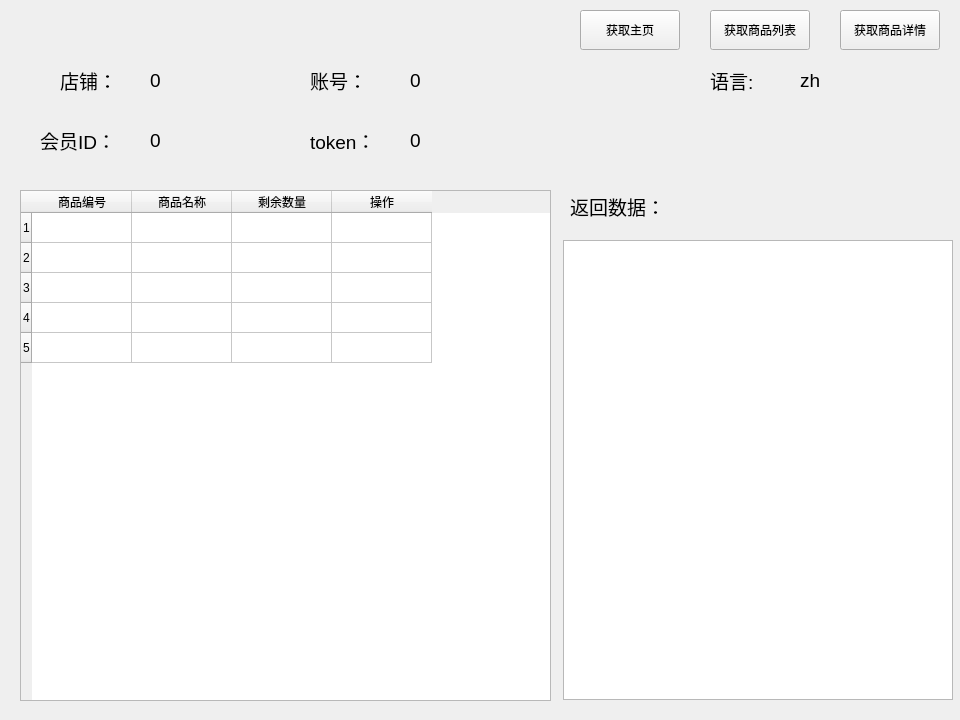
<?xml version="1.0" encoding="UTF-8"?>
<ui version="4.0">
 <class>Form</class>
 <widget class="QWidget" name="Form">
  <property name="geometry">
   <rect>
    <x>0</x>
    <y>0</y>
    <width>960</width>
    <height>720</height>
   </rect>
  </property>
  <property name="windowTitle">
   <string>Form</string>
  </property>
  <widget class="QLabel" name="lb_store">
   <property name="geometry">
    <rect>
     <x>60</x>
     <y>60</y>
     <width>70</width>
     <height>40</height>
    </rect>
   </property>
   <property name="font">
    <font>
     <pointsize>14</pointsize>
    </font>
   </property>
   <property name="text">
    <string>店铺：</string>
   </property>
  </widget>
  <widget class="QLabel" name="lb_showStoreID">
   <property name="geometry">
    <rect>
     <x>150</x>
     <y>60</y>
     <width>70</width>
     <height>40</height>
    </rect>
   </property>
   <property name="font">
    <font>
     <family>Arial</family>
     <pointsize>14</pointsize>
    </font>
   </property>
   <property name="text">
    <string>0</string>
   </property>
  </widget>
  <widget class="QLabel" name="lb_memberID">
   <property name="geometry">
    <rect>
     <x>40</x>
     <y>120</y>
     <width>91</width>
     <height>40</height>
    </rect>
   </property>
   <property name="font">
    <font>
     <family>Arial</family>
     <pointsize>14</pointsize>
    </font>
   </property>
   <property name="text">
    <string>会员ID：</string>
   </property>
  </widget>
  <widget class="QLabel" name="lb_showMemID">
   <property name="geometry">
    <rect>
     <x>150</x>
     <y>120</y>
     <width>141</width>
     <height>40</height>
    </rect>
   </property>
   <property name="font">
    <font>
     <family>Arial</family>
     <pointsize>14</pointsize>
    </font>
   </property>
   <property name="text">
    <string>0</string>
   </property>
  </widget>
  <widget class="QLabel" name="lb_phone">
   <property name="geometry">
    <rect>
     <x>310</x>
     <y>60</y>
     <width>70</width>
     <height>40</height>
    </rect>
   </property>
   <property name="font">
    <font>
     <family>Arial</family>
     <pointsize>14</pointsize>
    </font>
   </property>
   <property name="text">
    <string>账号：</string>
   </property>
  </widget>
  <widget class="QLabel" name="lb_token">
   <property name="geometry">
    <rect>
     <x>310</x>
     <y>120</y>
     <width>80</width>
     <height>40</height>
    </rect>
   </property>
   <property name="font">
    <font>
     <family>Arial</family>
     <pointsize>14</pointsize>
    </font>
   </property>
   <property name="text">
    <string>token：</string>
   </property>
  </widget>
  <widget class="QLabel" name="lb_showPhone">
   <property name="geometry">
    <rect>
     <x>410</x>
     <y>60</y>
     <width>200</width>
     <height>40</height>
    </rect>
   </property>
   <property name="font">
    <font>
     <family>Arial</family>
     <pointsize>14</pointsize>
    </font>
   </property>
   <property name="text">
    <string>0</string>
   </property>
  </widget>
  <widget class="QLabel" name="lb_showToken">
   <property name="geometry">
    <rect>
     <x>410</x>
     <y>120</y>
     <width>471</width>
     <height>40</height>
    </rect>
   </property>
   <property name="font">
    <font>
     <family>Arial</family>
     <pointsize>14</pointsize>
    </font>
   </property>
   <property name="text">
    <string>0</string>
   </property>
  </widget>
  <widget class="QLabel" name="lb_language">
   <property name="geometry">
    <rect>
     <x>710</x>
     <y>60</y>
     <width>70</width>
     <height>40</height>
    </rect>
   </property>
   <property name="font">
    <font>
     <family>Arial</family>
     <pointsize>14</pointsize>
    </font>
   </property>
   <property name="text">
    <string>语言:</string>
   </property>
  </widget>
  <widget class="QLabel" name="lb_showLanguage">
   <property name="geometry">
    <rect>
     <x>800</x>
     <y>60</y>
     <width>70</width>
     <height>40</height>
    </rect>
   </property>
   <property name="font">
    <font>
     <family>Arial</family>
     <pointsize>14</pointsize>
    </font>
   </property>
   <property name="text">
    <string>zh</string>
   </property>
  </widget>
  <widget class="QTableWidget" name="tW_showGoodsInfo">
   <property name="geometry">
    <rect>
     <x>20</x>
     <y>190</y>
     <width>531</width>
     <height>511</height>
    </rect>
   </property>
   <row>
    <property name="text">
     <string>1</string>
    </property>
   </row>
   <row>
    <property name="text">
     <string>2</string>
    </property>
   </row>
   <row>
    <property name="text">
     <string>3</string>
    </property>
   </row>
   <row>
    <property name="text">
     <string>4</string>
    </property>
   </row>
   <row>
    <property name="text">
     <string>5</string>
    </property>
   </row>
   <column>
    <property name="text">
     <string>商品编号</string>
    </property>
   </column>
   <column>
    <property name="text">
     <string>商品名称</string>
    </property>
   </column>
   <column>
    <property name="text">
     <string>剩余数量</string>
    </property>
   </column>
   <column>
    <property name="text">
     <string>操作</string>
    </property>
   </column>
  </widget>
  <widget class="QTextEdit" name="tE_runningStat">
   <property name="geometry">
    <rect>
     <x>563</x>
     <y>240</y>
     <width>390</width>
     <height>460</height>
    </rect>
   </property>
  </widget>
  <widget class="QLabel" name="lb_retData">
   <property name="geometry">
    <rect>
     <x>570</x>
     <y>186</y>
     <width>111</width>
     <height>41</height>
    </rect>
   </property>
   <property name="font">
    <font>
     <family>Arial</family>
     <pointsize>14</pointsize>
    </font>
   </property>
   <property name="text">
    <string>返回数据：</string>
   </property>
  </widget>
  <widget class="QLabel" name="lb_runNotice">
   <property name="geometry">
    <rect>
     <x>290</x>
     <y>10</y>
     <width>241</width>
     <height>20</height>
    </rect>
   </property>
   <property name="text">
    <string/>
   </property>
  </widget>
  <widget class="QPushButton" name="pB_getHomePage">
   <property name="geometry">
    <rect>
     <x>580</x>
     <y>10</y>
     <width>100</width>
     <height>40</height>
    </rect>
   </property>
   <property name="text">
    <string>获取主页</string>
   </property>
  </widget>
  <widget class="QPushButton" name="pB_getGoodsList">
   <property name="geometry">
    <rect>
     <x>710</x>
     <y>10</y>
     <width>100</width>
     <height>40</height>
    </rect>
   </property>
   <property name="text">
    <string>获取商品列表</string>
   </property>
  </widget>
  <widget class="QPushButton" name="pBgetGoodsInfo">
   <property name="geometry">
    <rect>
     <x>840</x>
     <y>10</y>
     <width>100</width>
     <height>40</height>
    </rect>
   </property>
   <property name="text">
    <string>获取商品详情</string>
   </property>
  </widget>
  <widget class="QLabel" name="lb_showTime">
   <property name="geometry">
    <rect>
     <x>50</x>
     <y>10</y>
     <width>200</width>
     <height>30</height>
    </rect>
   </property>
   <property name="text">
    <string/>
   </property>
  </widget>
 </widget>
 <resources/>
 <connections/>
</ui>
